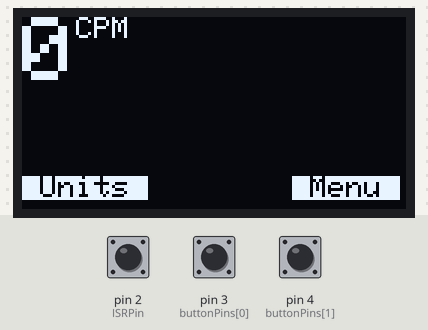
The sketch below on a simulated Arduino Uno, built with avr-gcc and run on an emulated ATmega328P. Shown: 128×64 one-colour display. Inputs (shaded band) come from the test bench; at power-on: pin 3 (buttonPins[0]) HIGH, pin 4 (buttonPins[1]) HIGH, pin 2 (ISRPin) HIGH.

Above: at 1.2 s.
1.3 s: pin 3 (buttonPins[0]) pulled LOW for 0.15 s
At 2.4 s:
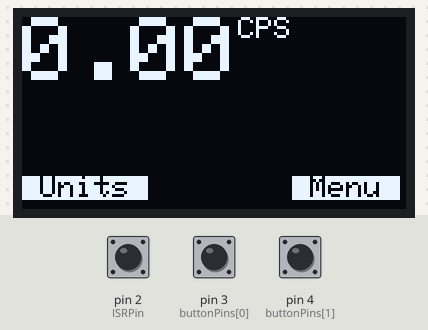
3.0 s: pin 4 (buttonPins[1]) pulled LOW for 0.15 s
At 3.7 s:
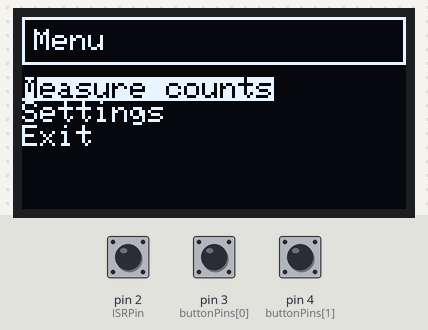
4.7 s: pin 3 (buttonPins[0]) pulled LOW for 1 s
At 6.9 s:
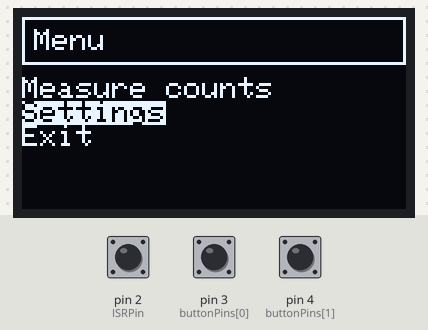
7.2 s: pin 4 (buttonPins[1]) pulled LOW for 1 s
At 9.0 s:
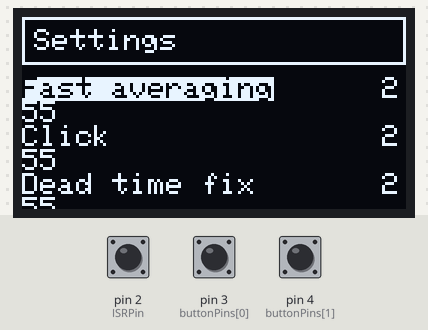
9.7 s: pin 3 (buttonPins[0]) pulled LOW for 0.15 s
At 10.7 s:
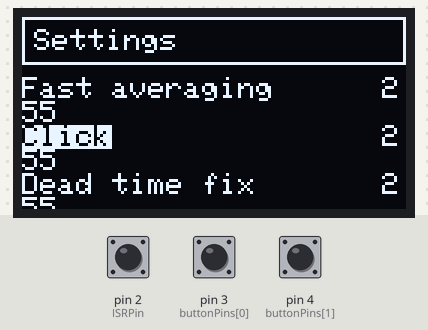
11.4 s: pin 3 (buttonPins[0]) pulled LOW for 3.2 s
At 15.6 s:
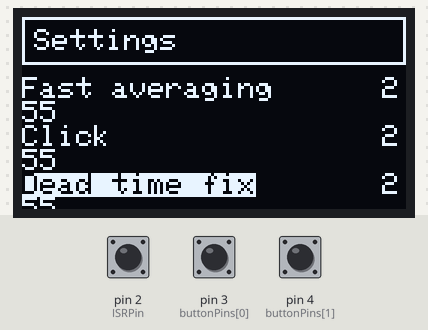
Timing chart, 0 to 17.1 s (numbered marks = the images above; inputs shaded):
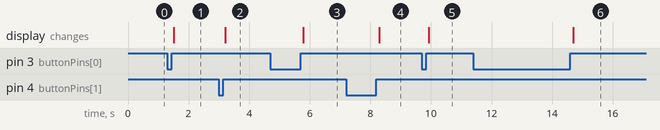

Measured:
- after the input at 1.3 s, the display: changes after 0.21 s (image 1)
- after the input at 3.0 s, the display: changes after 0.21 s (image 2)
- after the input at 4.7 s, the display: changes after 1.1 s (image 3)
- after the input at 7.2 s, the display: changes after 1.1 s (image 4)
- after the input at 9.7 s, the display: changes after 0.23 s (image 5)
- after the input at 11.4 s, the display: changes after 3.3 s (image 6)

The sketch:

app.ino
```cpp
// TODO
// Reset geigerCoutner after modifying settings


#include <Wire.h>
#include <Adafruit_GFX.h>
#include <Adafruit_SSD1306.h>
#include <Arduino.h>


#include "settingsContainer.h"
#include "geigerCounter.h"
#include "GUIState.h"
#include "GUIHomeState.h"
#include "GUISettingsState.h"
#include "GUIMenuState.h"
#include "GUICountingState.h"
#include "events.h"


/*////////////////////////////////////////////////////////
                      SSD1306
////////////////////////////////////////////////////////*/
#define SCREEN_WIDTH 128 // OLED display width, in pixels
#define SCREEN_HEIGHT 64 // OLED display height, in pixels
#define OLED_RESET    -1

Adafruit_SSD1306 display(SCREEN_WIDTH, SCREEN_HEIGHT, &Wire, OLED_RESET);


/*////////////////////////////////////////////////////////
                      GLOBAL VARS
////////////////////////////////////////////////////////*/
unsigned long currCount = 0;
unsigned long prevCount = 0;
unsigned int  prevMillis = 0;
unsigned long prevMicros = 0;


/*////////////////////////////////////////////////////////
                      ISR STUFF
////////////////////////////////////////////////////////*/
const byte ISRPin = 2;

void ISRCounter() {
    currCount++;
}

/*////////////////////////////////////////////////////////
                      CLICKS STUFF
////////////////////////////////////////////////////////*/
const byte clicksPin = 5;
const byte freq = 44;
const byte clicksTime = 200;


/*////////////////////////////////////////////////////////
                      BUTTONS STUFF
////////////////////////////////////////////////////////*/
const byte debounceDelay = 25;
const byte buttonPins[] = {3, 4};
const byte buttonPinsLen = sizeof(buttonPins) / sizeof(buttonPins[0]);

byte buttonStates[] = {HIGH, HIGH};
byte lastButtonStates[] = {HIGH, HIGH};
unsigned int lastDebounceTimes[] = {0, 0};


/*////////////////////////////////////////////////////////
                      CHAR BUFFERR
////////////////////////////////////////////////////////*/
#define CHAR_BUFFER_LEN 15
char charBuffer[CHAR_BUFFER_LEN];


/*////////////////////////////////////////////////////////
                      GUI AND SETTINGS
////////////////////////////////////////////////////////*/
GUIState* currentState;
settingsContainer config(0x0, 3);
geigerCounter counter(config);
GUIHomeState homeState(display, counter);
GUISettingsState settingsState(display, config);
GUIMenuState menuState (display);
GUICountingState countingState(display);


/*////////////////////////////////////////////////////////
                      ARDUINO INIT
////////////////////////////////////////////////////////*/
void setup() {
    Serial.begin(9600);

    // OLED setup, block if mem alloc failed
    if(!display.begin(SSD1306_SWITCHCAPVCC, 0x3C)) {
        Serial.println(F("SSD1306 allocation failed"));
        for(;;);
    }


    // Init button buttonPins
    for (int i = 0; i < buttonPinsLen; i++) {
        pinMode(buttonPins[i], INPUT_PULLUP);
    }

    currentState = &homeState;

    // Init Geiger pin
    pinMode(ISRPin, INPUT_PULLUP);
    attachInterrupt(digitalPinToInterrupt(ISRPin), ISRCounter, FALLING);

    // Init countBuffer
    for (int i = 0; i < CHAR_BUFFER_LEN; i++) {
        charBuffer[i] = '\0';
    }
}


/*////////////////////////////////////////////////////////
                      MAIN LOOP
////////////////////////////////////////////////////////*/
void loop() {
    // Debounce section
    for (int i = 0; i < buttonPinsLen; i++) {
        byte r = digitalRead(buttonPins[i]);

        // A change in state has been made, restart timer
        if (r != lastButtonStates[i]) {
            lastDebounceTimes[i] = millis();
        }

        // If that change's duration is longer than the debounce time,
        // we might have a button press
        if ((millis() - lastDebounceTimes[i]) > debounceDelay) {

            // check current button state
            if (r != buttonStates[i]) {
                buttonStates[i] = r;

                // Buttons in pullup configuration
                if (buttonStates[i] == HIGH) {
                    int er = currentState->handleInputEvent(eventType::BUTTON_PRESSED, i);
                    handleEventReturns(er);
                }
            }
        }

        lastButtonStates[i] = r;
    }


    // Update counter inner attributes
    if (millis() - prevMillis >= 1000) {
        counter.update(currCount);
        prevMillis = millis();
    }
    countingState.update(currCount);


    // Trigger clicks if option is toggled
    if (config.values[1]) {
        if (currCount > prevCount) {
            tone(clicksPin, freq);
            prevCount = currCount;
            prevMicros = micros();

        }

        if (micros() - prevMicros > clicksTime) {
            noTone(clicksPin);
            prevMicros = micros();
        }
    }


    //drawing section
    display.clearDisplay();
    currentState->draw(charBuffer);
    display.display();
}


void handleEventReturns(byte er) {
    switch (er) {
        case eventReturn::LAUNCH_HOMESCREEN:
            currentState = (GUIState*) &homeState;
            break;

        case eventReturn::LAUNCH_SETTINGS:
            currentState = (GUIState*) &settingsState;
            break;

        case eventReturn::LAUNCH_MENU:
            currentState = (GUIState*) &menuState;
            break;

        case eventReturn::LAUNCH_COUNTING:
            currentState = (GUIState*) &countingState;
            break;

        default:
            break;
    }
}
```

GUICountingState.cpp
```cpp
#include "GUICountingState.h"

#include "stringsTable.h"
#include "events.h"
#include "inputs.h"


GUICountingState::GUICountingState(Adafruit_SSD1306& display) :
    GUIState(display), countingIdx(0),
    prevMillis(0), curr(0), prev(0),
    deltaTime(10), isCounting(false),
    deltaCount(0), scrollingIdx(0),
    ncounts(0), n(0)
{

}


void GUICountingState::draw(char* buffer) const {
    display->setTextColor(WHITE);
    display->drawRect(0, 0, 128, 16, WHITE);

    // HEADER
    display->setCursor(4, 4);
    display->setTextColor(WHITE);
    display->print(F("Count: "));
    display->setCursor(110, 4);
    display->print(deltaCount);

    // PRINT SETTINGS
    display->setCursor(0, 20);

    // Scroll text vertically with software, not supported through hardware
    for (byte i = scrollingIdx; i < counting_str_table_len - 1 + scrollingIdx; i++) {
        if (countingIdx == i && !isCounting) {
            display->setTextColor(BLACK, WHITE);
        }
        else {
            display->setTextColor(WHITE);
        }
        strcpy_P(buffer, (char *)pgm_read_word(&(counting_str_table[i])));
        display->print(buffer);


        if (i == 0) {
            display->setCursor(110, display->getCursorY());
            display->print(deltaTime);
        }

        if (i == 1) {
            display->setCursor(110, display->getCursorY());
            display->print(ncounts);
        }

        display->print(F("\n"));
    }

    // Progress bar
    if (isCounting) {
        float p = 0;

        // If we're making only one measure
        if (ncounts == 0) {
            p = (float) (millis() - prevMillis) / (1000 * deltaTime);
            p = p > 1 ? 1 : p; // Clamp to 1
        }

        // If we're making multiple measures over serial
        else {
            p =  (float) (1 -  (float) n / ncounts);
        }


        display->fillRect(0, 50, p * 108, 8, WHITE);
        display->setCursor(108, display->getCursorY() + 6);
        display->print((byte) (p * 100));
        display->print(F("%"));

    }
}

void GUICountingState::update(unsigned long& currentCount) {
    curr = currentCount;

    if (isCounting) {
        if (millis() - prevMillis >=  deltaTime * 1000) {
            deltaCount = curr - prev;

            if (ncounts > 0 && n > 0) {
                Serial.println(deltaCount);


                prev = curr;
                prevMillis = millis();
                n--;
            }
            else {
                isCounting = false;
            }

        }

    }
}

byte GUICountingState::handleInputEvent(byte type, byte val) {
    if (!isCounting) {
        switch(val) {
            case buttons::LEFT:
                countingIdx = (countingIdx + 1) % counting_str_table_len;

                if (scrollingIdx == 0 && countingIdx == counting_str_table_len - 1) {
                    scrollingIdx = 1;
                }
                else if (scrollingIdx == 1 && countingIdx == 0) {
                    scrollingIdx = 0;
                }
                break;

            case buttons::RIGHT:
                switch (countingIdx)
                {
                    case 0:
                        deltaTime += (deltaTime == 250) ? -240 : 10;
                        break;


                    case 1:
                        ncounts = (ncounts + 50) % 300;
                        break;

                    case 2:
                        n = ncounts;
                        deltaCount = 0;
                        prev = curr;
                        prevMillis = millis();
                        isCounting = true;
                        break;

                    case 3:
                        return eventReturn::LAUNCH_MENU;
                        break;

                    default:
                        break;
                }
                break;

            default:
                break;
        }
    }

    return eventReturn::NO_ACTION;
}
```

GUICountingState.h
```cpp
#ifndef GUICOUTINGSTATE_H
#define GUICOUTINGSTATE_H

#include "GUIState.h"

class GUICountingState :
    public GUIState
{
    private:
        byte scrollingIdx;
        byte countingIdx;
        unsigned int  ncounts;
        unsigned int  n;
        unsigned long deltaCount;
        unsigned long curr;
        unsigned long prev;
        unsigned int deltaTime;
        unsigned long prevMillis;
        bool isCounting;


    public:
        GUICountingState(Adafruit_SSD1306& display);

        void update(unsigned long& currentCount);
        virtual void draw(char* buffer) const;
        virtual byte handleInputEvent (byte type, byte val);


};

#endif
```

GUIHomeState.cpp
```cpp
#include "GUIHomeState.h"
#include "events.h"
#include "units.h"
#include "inputs.h"
#include "stringsTable.h"

GUIHomeState::GUIHomeState(Adafruit_SSD1306& display, geigerCounter& counter) :
    GUIState(display),
    counter(&counter),
    unitIdx(0)
{

}


void GUIHomeState::draw(char* buffer) const {
    display->setTextColor(WHITE);
    display->setCursor(0, 0);
    display->setTextSize(3);

    switch (unitIdx) {
        case Units::UCPM:
            display->print(counter->CPM);
            break;

        case Units::UCPS:
            display->print(counter->CPS);
            break;

        case Units::UuSv:
            display->print(counter->uSvPerHr);
            break;

        case Units::UmRt:
            display->print(counter->mRtPerHr);
            break;

        default:
            break;
    }

    display->setTextSize(1);

    strcpy_P(buffer, (char *)pgm_read_word(&(unit_str_table[unitIdx])));
    display->print(buffer);

    display->setTextColor(BLACK, WHITE);
    display->setCursor(0, 53);
    display->print(F(" Units "));
    display->setCursor(90, 53);
    display->print(F(" Menu "));
}


byte GUIHomeState::handleInputEvent (byte type, byte val) {
    if (type == eventType::BUTTON_PRESSED) {
        switch (val)
        {
        case buttons::LEFT:
            unitIdx = (unitIdx + 1) % unit_str_table_len;
            break;

        case buttons::RIGHT:
            return eventReturn::LAUNCH_MENU;
            break;

        default:
            break;
        }
    }
}
```

GUIHomeState.h
```cpp
#ifndef GUIHOMESTATE_H
#define GUIHOMESTATE_H

#include "GUIState.h"
#include "geigerCounter.h"

class GUIHomeState:
    public GUIState
{
    private:
        byte unitIdx;
        geigerCounter* counter;


    public:
        GUIHomeState (Adafruit_SSD1306& display, geigerCounter& counter);

        virtual void draw(char* buffer) const;
        virtual byte handleInputEvent (byte type, byte val);
};


#endif
```

GUIMenuState.cpp
```cpp
#include "GUIMenuState.h"

#include "stringsTable.h"
#include "events.h"
#include "inputs.h"

GUIMenuState::GUIMenuState(Adafruit_SSD1306& display) :
    GUIState(display),
    menuIdx(0)
{

}


void GUIMenuState::draw(char* buffer) const {
    display->setTextColor(WHITE);
    display->drawRect(0, 0, 128, 16, WHITE);

    // HEADER
    display->setCursor(4, 4);
    display->setTextColor(WHITE);
    display->print(F("Menu"));

    // PRINT SETTINGS
    display->setCursor(0, 20);


    for (byte i = 0; i < menu_str_table_len; i++) {
        if (menuIdx == i) {
            display->setTextColor(BLACK, WHITE);
        }
        else {
            display->setTextColor(WHITE);
        }
        strcpy_P(buffer, (char *)pgm_read_word(&(menu_str_table[i])));
        display->print(buffer);
        display->print(F("\n"));

    }
}


byte GUIMenuState::handleInputEvent(byte type, byte val) {
        switch(val) {
        case buttons::LEFT:
            menuIdx = (menuIdx + 1) % menu_str_table_len ;
            break;

        case buttons::RIGHT:
            switch (menuIdx)
            {
            case 0:
                return eventReturn::LAUNCH_COUNTING;
                break;

            case 1:
                return eventReturn::LAUNCH_SETTINGS;
                break;

            case 2:
                return eventReturn::LAUNCH_HOMESCREEN;
                break;

            default:
                break;
            }

        default:
            break;
    }

    return eventReturn::NO_ACTION;
}
```

GUIMenuState.h
```cpp
#ifndef GUIMENUSTATE_H
#define GUIMENUSTATE_H

#include "GUIState.h"

class GUIMenuState :
    public GUIState
{
    private:
        byte menuIdx;

    public:
        GUIMenuState(Adafruit_SSD1306& display);

        virtual void draw(char* buffer) const;
        virtual byte handleInputEvent (byte type, byte val);


};


#endif
```

GUIState.h
```cpp
#ifndef GUISTATE_H
#define GUISTATE_H

#include <Arduino.h>
#include <Adafruit_GFX.h>
#include <Adafruit_SSD1306.h>

class GUIState {
    protected:
        Adafruit_SSD1306* display;

    public:
        GUIState (Adafruit_SSD1306& display) : display(&display) {};

        virtual void draw(char* buffer) const = 0;
        virtual byte handleInputEvent(byte type, byte val) = 0;
};


#endif
```

events.h
```cpp
#ifndef EVENTS_H
#define EVENTS_H

enum eventType {
    BUTTON_PRESSED,
};

enum eventReturn {
    LAUNCH_COUNTING,
    LAUNCH_MENU,
    LAUNCH_SETTINGS,
    LAUNCH_HOMESCREEN,
    NO_ACTION,
};

#endif
```

geigerCounter.cpp
```cpp
#include "geigerCounter.h"


geigerCounter::geigerCounter(settingsContainer& config):
    CPM(0), CPS(0), uSvPerHr(0),
    mRtPerHr(0), countIdx(0), avgCount(0),
    config(&config)
{
    // Init count buffer
    for (int i = 0; i < MAX_BUFFER; i++) {
        countBuffer[i] = 0;
    }
}


void geigerCounter::update(unsigned long& currentCount) {
    countBuffer[countIdx] = currentCount;
    countIdx++;
    countIdx %= (config->values[0] ? FAST_SAMPLE : SLOW_SAMPLE) + 1;
    avgCount = currentCount - countBuffer[countIdx];
    CPS = (float) avgCount / (config->values[0] ? FAST_SAMPLE : SLOW_SAMPLE);

    if (config->values[2]) {
        CPS = CPS / (1 - CPS * DEADTIME);
    }

    CPM = (float) CPS * 60;
    mRtPerHr = CPS / DOSE_FACTOR;
    uSvPerHr = mRtPerHr * 10;
}
```

geigerCounter.h
```cpp
#ifndef GEIGERCOUNTER_H
#define GEIGERCOUNTER_H

#define SLOW_SAMPLE 30
#define FAST_SAMPLE 10
#define MAX_BUFFER 30

// Dead time (in seconds)
#define DEADTIME  0.0000190
#define DOSE_FACTOR  25.5


#include <Arduino.h>
#include "settingsContainer.h"

class geigerCounter {
    private:
        settingsContainer* config;
        byte countIdx;
        unsigned int  avgCount;
        unsigned long countBuffer[MAX_BUFFER + 1];


    public:
        unsigned int CPM;
        float CPS;
        float uSvPerHr;
        float mRtPerHr;

    public:
        geigerCounter(settingsContainer& config);
        void update(unsigned long& currentCount);
};
#endif
```

inputs.h
```cpp
#ifndef BUTTONS_H
#define BUTTONS_H

enum buttons {
    LEFT = 0,
    RIGHT = 1
};

#endif
```

stringsTable.h
```cpp
#ifndef STRINGSTABLE_H
#define STRINGSTABLE_H

#include <avr/pgmspace.h>

// Strings for units
const char unit_str_0[] PROGMEM = "CPM";
const char unit_str_1[] PROGMEM = "CPS";
const char unit_str_2[] PROGMEM = "uSV/hr";
const char unit_str_3[] PROGMEM = "mRt/hr";

// Strings for settings options
const char sett_str_0[] PROGMEM = "Fast averaging";
const char sett_str_1[] PROGMEM = "Click";
const char sett_str_2[] PROGMEM = "Dead time fix";
const char sett_str_3[] PROGMEM = "Save & Exit";

// Strings for menu options
const char menu_str_0[] PROGMEM = "Measure counts";
const char menu_str_1[] PROGMEM = "Settings";
const char menu_str_2[] PROGMEM = "Exit";

// Strings for counting
const char count_str_0[] PROGMEM = "Time";
const char count_str_1[] PROGMEM = "Num. Counts";
const char count_str_2[] PROGMEM = "New Count";
const char count_str_3[] PROGMEM = "Exit";


// String tables
const char *const unit_str_table[] PROGMEM = {unit_str_0, unit_str_1, unit_str_2, unit_str_3};
const char *const sett_str_table[] PROGMEM = {sett_str_0, sett_str_1, sett_str_2, sett_str_3};
const char *const menu_str_table[] PROGMEM = {menu_str_0, menu_str_1, menu_str_2};
const char *const counting_str_table[] PROGMEM = {count_str_0, count_str_1, count_str_2, count_str_3};

// String table len
const int unit_str_table_len = sizeof(unit_str_table) / sizeof(unit_str_table[0]);
const int sett_str_table_len = sizeof(sett_str_table) / sizeof(sett_str_table[0]);
const int menu_str_table_len = sizeof(menu_str_table) / sizeof(menu_str_table[0]);
const int counting_str_table_len = sizeof(counting_str_table) / sizeof(counting_str_table[0]);

#endif
```

units.h
```cpp
#ifndef UNITS_H
#define UNITS_H


enum Units {
    UCPM,
    UCPS,
    UuSv,
    UmRt
};

#endif
```

GUISettingsState.h
```cpp
#ifndef GUISETTINGSSTATE_H
#define GUISETTINGSSTATE_H

#include <Arduino.h>
#include "GUIState.h"
#include "settingsContainer.h"

class GUISettingsState :
    public GUIState
{
    private:
        byte settingIdx;
        settingsContainer* config;

    public:
        GUISettingsState(Adafruit_SSD1306& display, settingsContainer& config);

        virtual void draw(char* buffer) const;
        virtual byte handleInputEvent (byte type, byte val);
};

#endif
```

Source omitted: GUISettingsState.cpp (1779 bytes), settingsContainer.cpp (545 bytes), settingsContainer.h (318 bytes)
